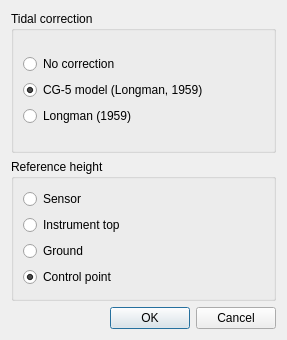
<?xml version="1.0" encoding="UTF-8"?>
<ui version="4.0">
 <class>Dialog_corrections</class>
 <widget class="QDialog" name="Dialog_corrections">
  <property name="geometry">
   <rect>
    <x>0</x>
    <y>0</y>
    <width>287</width>
    <height>340</height>
   </rect>
  </property>
  <property name="windowTitle">
   <string>Corrections</string>
  </property>
  <layout class="QVBoxLayout" name="verticalLayout_6">
   <item>
    <layout class="QVBoxLayout" name="verticalLayout_5">
     <item>
      <widget class="QGroupBox" name="groupBox_corrections_tides">
       <property name="title">
        <string>Tidal correction</string>
       </property>
       <layout class="QVBoxLayout" name="verticalLayout_3">
        <item>
         <layout class="QVBoxLayout" name="verticalLayout">
          <item>
           <widget class="QRadioButton" name="radioButton_corr_tides_no_correction">
            <property name="text">
             <string>No correction</string>
            </property>
            <attribute name="buttonGroup">
             <string notr="true">buttonGroup_corrections_tides</string>
            </attribute>
           </widget>
          </item>
          <item>
           <widget class="QRadioButton" name="radioButton_corr_tides_cg5_model">
            <property name="text">
             <string>CG-5 model (Longman, 1959)</string>
            </property>
            <property name="checked">
             <bool>true</bool>
            </property>
            <attribute name="buttonGroup">
             <string notr="true">buttonGroup_corrections_tides</string>
            </attribute>
           </widget>
          </item>
          <item>
           <widget class="QRadioButton" name="radioButton_corr_tides_longman1959">
            <property name="text">
             <string>Longman (1959)</string>
            </property>
            <attribute name="buttonGroup">
             <string notr="true">buttonGroup_corrections_tides</string>
            </attribute>
           </widget>
          </item>
         </layout>
        </item>
       </layout>
      </widget>
     </item>
     <item>
      <widget class="QGroupBox" name="groupBox_corrections_ref_heights">
       <property name="title">
        <string>Reference height</string>
       </property>
       <layout class="QVBoxLayout" name="verticalLayout_4">
        <item>
         <layout class="QVBoxLayout" name="verticalLayout_2">
          <item>
           <widget class="QRadioButton" name="radioButton_corr_ref_heights_sensor">
            <property name="text">
             <string>Sensor</string>
            </property>
            <attribute name="buttonGroup">
             <string notr="true">buttonGroup_corrections_ref_heights</string>
            </attribute>
           </widget>
          </item>
          <item>
           <widget class="QRadioButton" name="radioButton_corr_ref_heights_instrument_top">
            <property name="text">
             <string>Instrument top</string>
            </property>
            <attribute name="buttonGroup">
             <string notr="true">buttonGroup_corrections_ref_heights</string>
            </attribute>
           </widget>
          </item>
          <item>
           <widget class="QRadioButton" name="radioButton_corr_ref_heights_ground">
            <property name="text">
             <string>Ground</string>
            </property>
            <attribute name="buttonGroup">
             <string notr="true">buttonGroup_corrections_ref_heights</string>
            </attribute>
           </widget>
          </item>
          <item>
           <widget class="QRadioButton" name="radioButton_corr_ref_heights_control_point">
            <property name="text">
             <string>Control point</string>
            </property>
            <property name="checked">
             <bool>true</bool>
            </property>
            <attribute name="buttonGroup">
             <string notr="true">buttonGroup_corrections_ref_heights</string>
            </attribute>
           </widget>
          </item>
         </layout>
        </item>
       </layout>
      </widget>
     </item>
     <item>
      <widget class="QDialogButtonBox" name="buttonBox">
       <property name="toolTip">
        <string>When clicking OK the corrections are applied on all observations in the current campaign.</string>
       </property>
       <property name="orientation">
        <enum>Qt::Horizontal</enum>
       </property>
       <property name="standardButtons">
        <set>QDialogButtonBox::Cancel|QDialogButtonBox::Ok</set>
       </property>
      </widget>
     </item>
    </layout>
   </item>
  </layout>
 </widget>
 <resources/>
 <connections>
  <connection>
   <sender>buttonBox</sender>
   <signal>accepted()</signal>
   <receiver>Dialog_corrections</receiver>
   <slot>accept()</slot>
   <hints>
    <hint type="sourcelabel">
     <x>248</x>
     <y>254</y>
    </hint>
    <hint type="destinationlabel">
     <x>157</x>
     <y>274</y>
    </hint>
   </hints>
  </connection>
  <connection>
   <sender>buttonBox</sender>
   <signal>rejected()</signal>
   <receiver>Dialog_corrections</receiver>
   <slot>reject()</slot>
   <hints>
    <hint type="sourcelabel">
     <x>316</x>
     <y>260</y>
    </hint>
    <hint type="destinationlabel">
     <x>286</x>
     <y>274</y>
    </hint>
   </hints>
  </connection>
 </connections>
 <buttongroups>
  <buttongroup name="buttonGroup_corrections_ref_heights"/>
  <buttongroup name="buttonGroup_corrections_tides"/>
 </buttongroups>
</ui>
